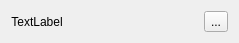
<?xml version="1.0" encoding="UTF-8"?>
<ui version="4.0">
 <class>CourseListButton</class>
 <widget class="QWidget" name="CourseListButton">
  <property name="geometry">
   <rect>
    <x>0</x>
    <y>0</y>
    <width>239</width>
    <height>42</height>
   </rect>
  </property>
  <property name="sizePolicy">
   <sizepolicy hsizetype="Expanding" vsizetype="Preferred">
    <horstretch>0</horstretch>
    <verstretch>0</verstretch>
   </sizepolicy>
  </property>
  <property name="windowTitle">
   <string>Form</string>
  </property>
  <layout class="QHBoxLayout" name="horizontalLayout">
   <item>
    <widget class="QLabel" name="name">
     <property name="text">
      <string>TextLabel</string>
     </property>
     <property name="alignment">
      <set>Qt::AlignCenter</set>
     </property>
    </widget>
   </item>
   <item>
    <spacer name="horizontalSpacer">
     <property name="orientation">
      <enum>Qt::Horizontal</enum>
     </property>
     <property name="sizeHint" stdset="0">
      <size>
       <width>40</width>
       <height>20</height>
      </size>
     </property>
    </spacer>
   </item>
   <item>
    <widget class="QToolButton" name="toolButton">
     <property name="text">
      <string>...</string>
     </property>
    </widget>
   </item>
  </layout>
 </widget>
 <resources/>
 <connections/>
</ui>
